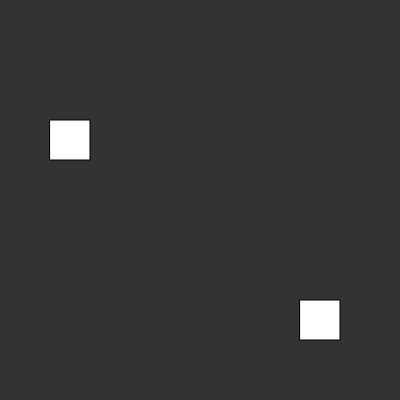
Frame 1 (no input)
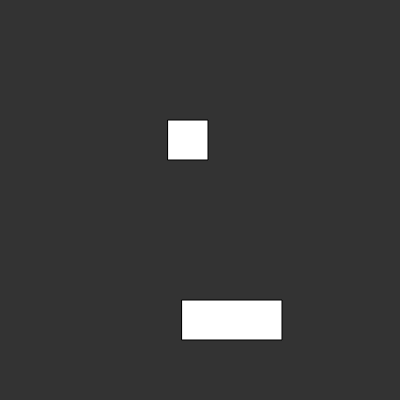
Frame 60 (no input)
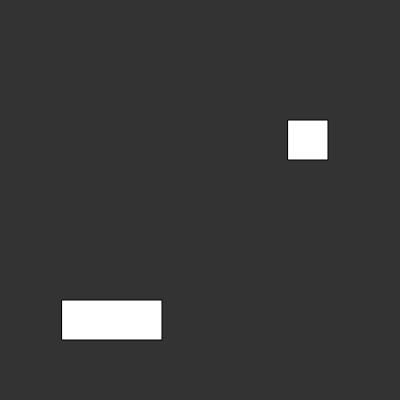
Frame 120 (the mouse pressed at the canvas centre since frame 60)

The p5.js sketch that drew these frames (run headless with seeded random() and noise() and a simulated clock; from frame 60 on, the mouse is pressed at the canvas centre):

// p5.js sketch
// ── sketch.js
var box1, box2 ; 

function setup() {
  
  createCanvas(400,400);
  box1 = new Box();
  box2 = new Box();
  box2.setPosition(300,300);
}

function draw() 
{

  background(51);
  
  box1.display();
  box2.display();


  box1.setSpeed(2);
  box2.setSpeed(-2);
  


  box2.setWidth(100);



}


// ── box.js
class Box {
    constructor(){
        this.x = 50;
        this.y = 120;
        this.width = 40;
        this.h = 40;
    }
    display(){
        rect(this.x, this.y, this.width, this.h);
    }
    setWidth(w){
        this.width = w;
    }
    setPosition(x,y){
        this.x = x;
        this.y = y;
    }

    setSpeed(s){
        this.x += s;
    }
}
